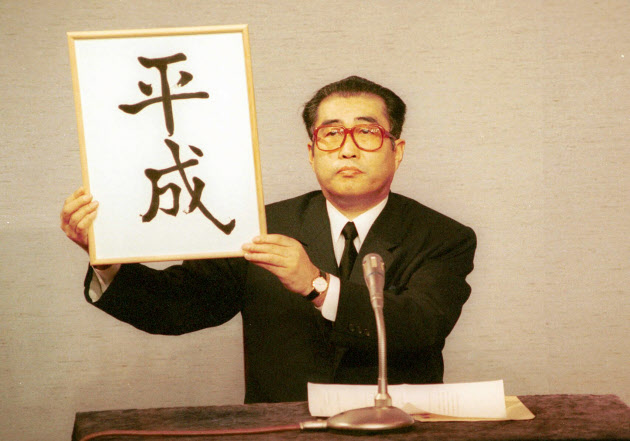
#> input picture img/heisei-announcement.jpg, 630 x 441 px, given in place of reiwa.jpg, which was not available
$ python announce.py img/heisei-announcement.jpg
#> lines starting #> are read from the running program, lines starting #| are printed output that depends on the picture; pictures that were not available may be replaced by others from this repository, and a replacement may not be noted
from PIL import Image, ImageDraw, ImageFont

transparent = (255, 255, 255, 0)
black = (0, 0, 0, 255)

image_heisei = './work/blank.png'
image_party = './work/party.png'
image_reiwa = './work/reiwa.jpg'

text_origin = {image_heisei: (113, 72),
               image_party: (113, 72),
               image_reiwa: (250, 110)}

text_size = {image_heisei: 80,
             image_reiwa: 200}

text_adjust = {image_heisei: [1, -0.1, 0,
                              0.05, 1, 0],
               image_party: [1, -0.1, 0,
                             0.05, 1, 0],
               image_reiwa: [1, -0.1, 0,
                             0.1, 1, 0]}


def fit_frame(img_obj, image):
    return img_obj.transform(img_obj.size,
                             method=Image.AFFINE,
                             data=text_adjust[image],
                             resample=Image.BILINEAR)


def generate(*lines, image=image_reiwa):
#> called with image = './work/reiwa.jpg'
    base = Image.open(image).convert('RGBA')
    txt = Image.new('RGBA', base.size, transparent)
    fnt = ImageFont.truetype(
        './work/UtsukushiMincho-FONT/UtsukushiFONT.otf', text_size[image])
    d = ImageDraw.Draw(txt)
    d.text(text_origin[image], '\n'.join(lines), font=fnt, fill=black)
    rot = fit_frame(txt, image)
#> in fit_frame, `return img_obj.transform(img_obj.size, method=Image.AFFINE, data=text_..`:
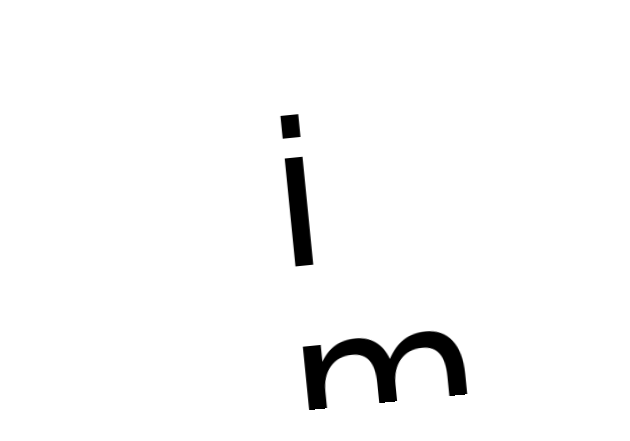
#> returned value: PIL image 630x441 RGBA; mean R, G, B, A 0, 0, 0, 6.6; transparent parts drawn white
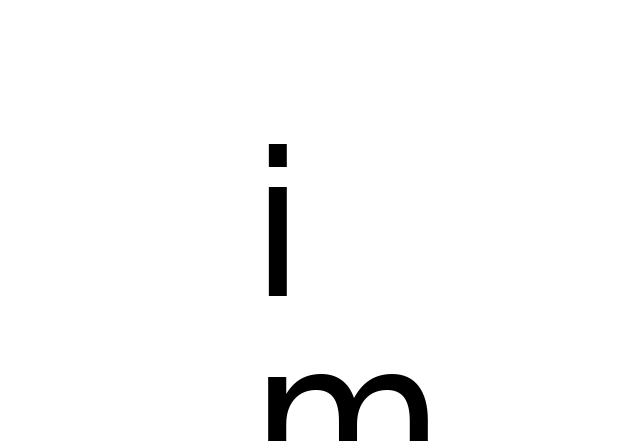
#> txt: PIL image 630x441 RGBA; mean R, G, B, A 247.9, 247.9, 247.9, 6.7; transparent parts drawn white
    return Image.alpha_composite(base, rot)
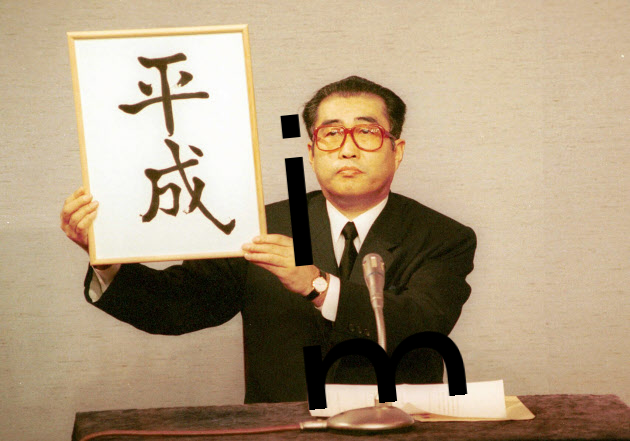
#> returned value: PIL image 630x441 RGBA; mean R, G, B, A 173.4, 153.8, 126.6, 255


def generate_emoji(emoji_file):
#> called with emoji_file = './work/images/160x160/1578.png'
    base = Image.open(image_party).convert('RGBA')
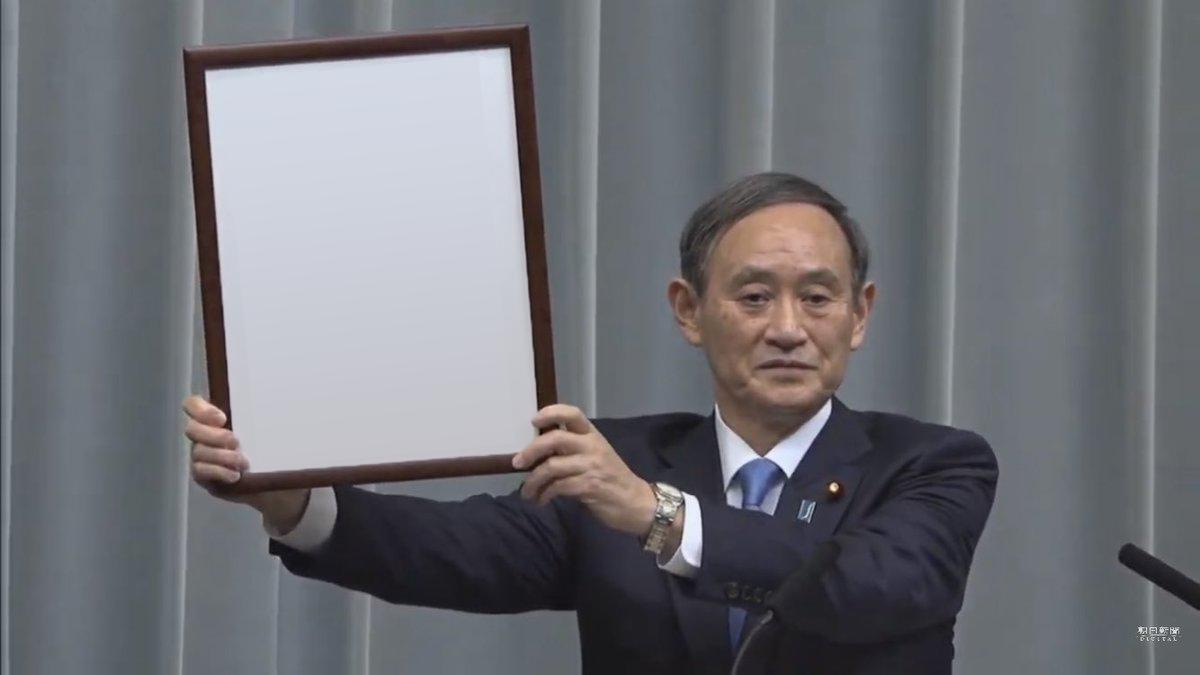
#> input picture img/reiwa-announcement.jpg, 1200 x 675 px, given in place of party.png, which was not available
#> base: PIL image 1200x675 RGBA
    emoji = Image.open(emoji_file).convert('RGBA')
    txt = Image.new('RGBA', base.size, transparent)
#> txt: PIL image 1200x675 RGBA
    txt.paste(emoji, (75, 70))
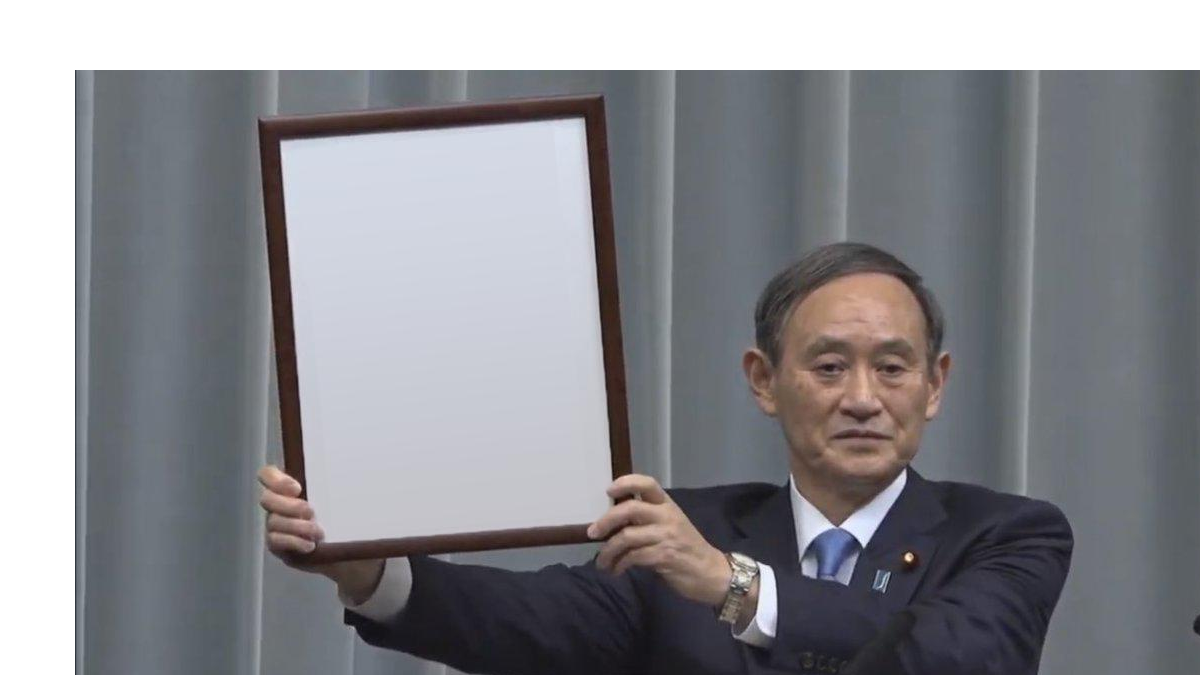
#> txt: PIL image 1200x675 RGBA; mean R, G, B, A 138.2, 138.6, 143.3, 214.3; transparent parts drawn white
    rot = fit_frame(txt, image_party)
#> call 2 of fit_frame, with image = './work/party.png'
#> in fit_frame (call 2), `return img_obj.transform(img_obj.size, method=Image.AFFINE, data=text_..`:
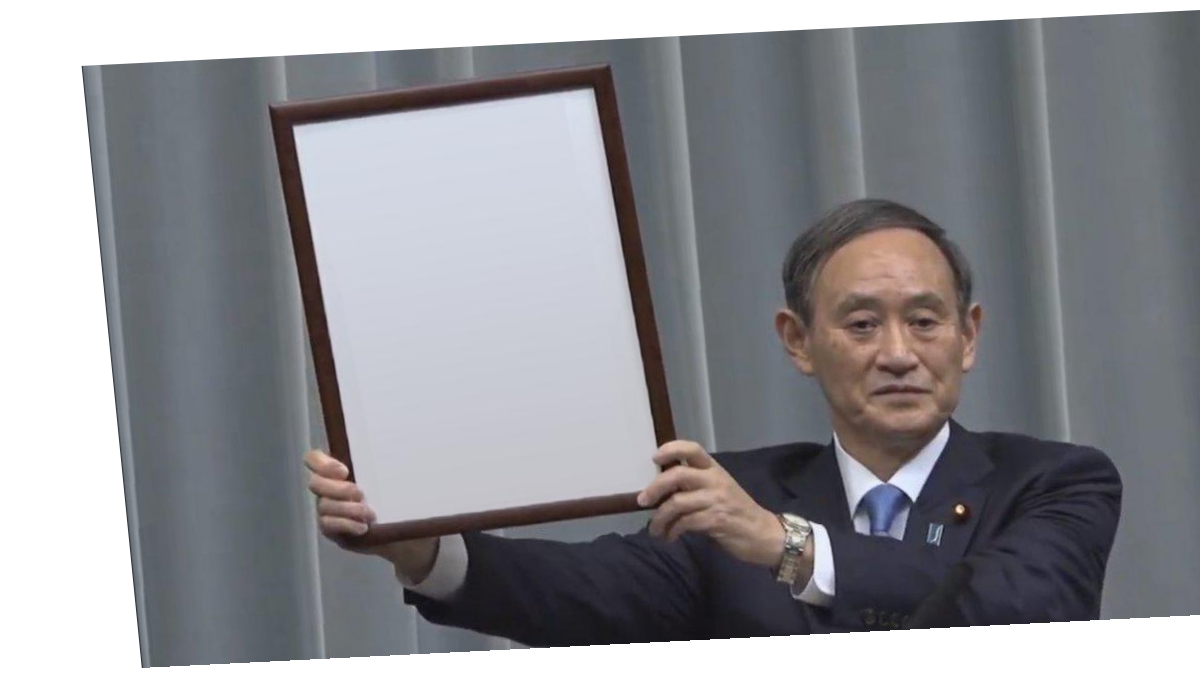
#> returned value: PIL image 1200x675 RGBA; mean R, G, B, A 94.7, 94.9, 99.6, 207.3; transparent parts drawn white
    return Image.alpha_composite(base, rot)
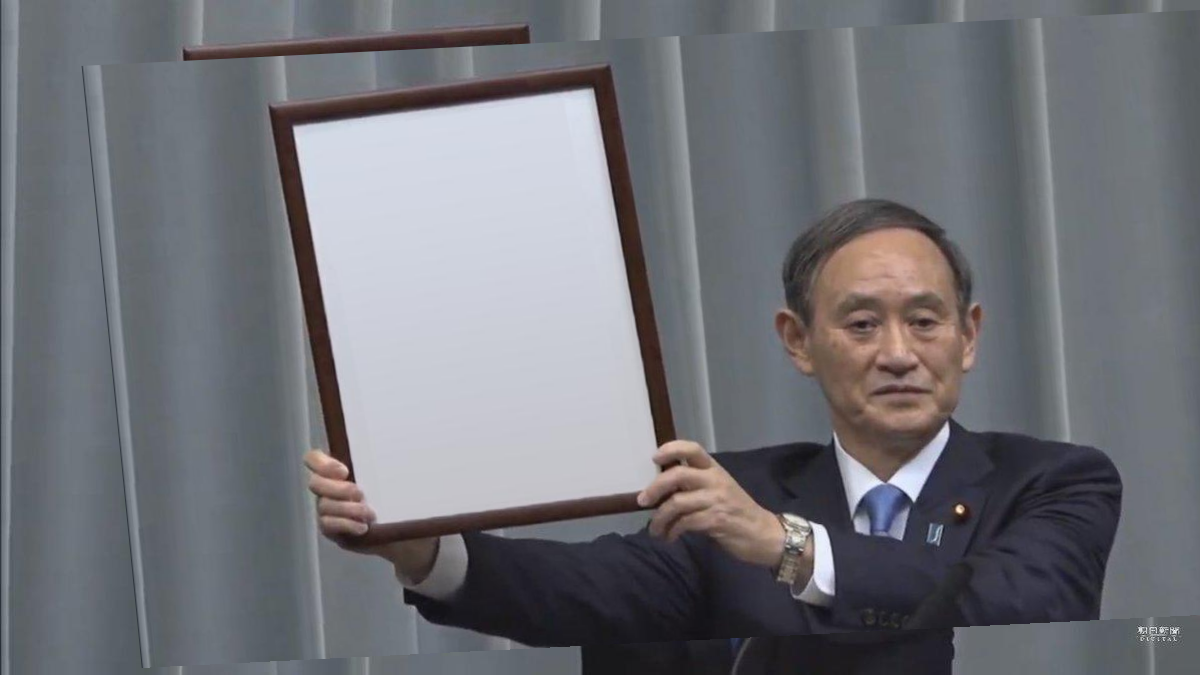
#> returned value: PIL image 1200x675 RGBA; mean R, G, B, A 112.7, 113.7, 119.5, 255


def main():
    import sys
    import random
    if sys.argv[1:]:
        img = generate(*sys.argv[1])
        img.show()
    img = generate_emoji(
        f'./work/images/160x160/{random.randint(1, 2514)}.png')
    img.show()


if __name__ == '__main__':
    main()
